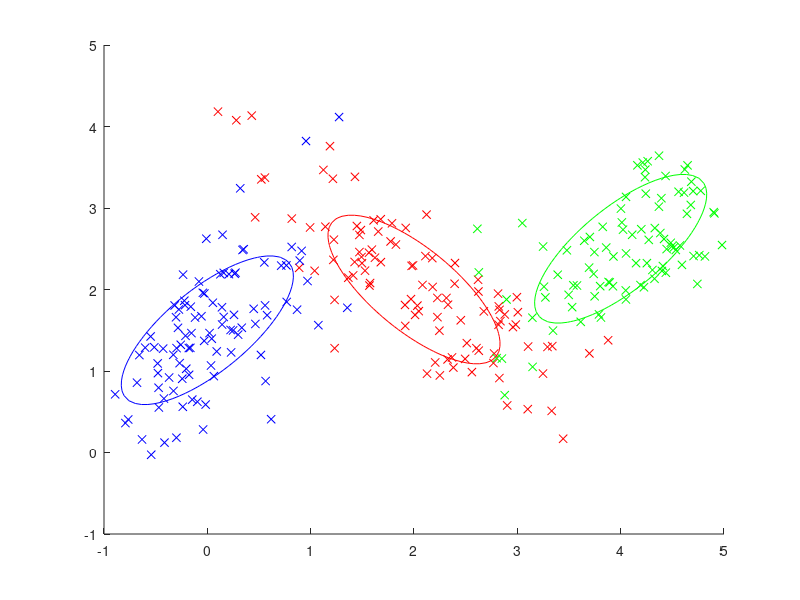

Source code (MATLAB):
## https://de.mathworks.com/help/stats/multivariate-normal-distribution.html
## https://de.mathworks.com/help/stats/mvnrnd.html
## https://de.mathworks.com/help/stats/mvnpdf.html
## https://de.mathworks.com/help/stats/mvncdf.html
## https://octave.sourceforge.io/statistics/function/mvnpdf.html
## https://octave.sourceforge.io/statistics/function/mvncdf.html
## Sigmas: [1.0 0.5; 0.5 1.0], [1, 0.1; 0.1, 0.5], [0.25 0.3; 0.3 1], [0.9 0.4; 0.4 0.3], [1 1.5; 1.5 3]
## [cov (spread) x-axis, rotation; rotation, cov (spread) y-axis] <- must be symmertric i.e. rotation must be equal
## rotation can be negative
## Geometrix Interpretation: https://www.visiondummy.com/2014/04/geometric-interpretation-covariance-matrix/
function expmax
  mu1 = [2 2];
  sigma1 = [5 -4; -4 6] / 10;
  cloud1 = mvnrnd (mu1, sigma1, 100);
  
  mu2 = [4 2.5];
  sigma2 = [5 4; 4 6] / 10;
  cloud2 = mvnrnd (mu2, sigma2, 100);
  
  mu3 = [0 1.5];
  sigma3 = [5 4; 4 6] / 10;
  cloud3 = mvnrnd (mu3, sigma3, 100);
  
  scatterplot (cloud1, "r");
  scatterplot (cloud2, "g");
  scatterplot (cloud3, "b");  
  
  contourplot (mu1, sigma1, "r");
  contourplot (mu2, sigma2, "g");
  contourplot (mu3, sigma3, "b");
  
  hold off
endfunction

function scatterplot (XY, color)
  scatter (XY(:, 1), XY(:, 2), color, "x");
  if (!ishold())   
    hold on
  endif;
endfunction

function contourplot (mu, sigma, color)
  [X, Y] = meshgrid (linspace (-1, 5, 100));
  XY = [X(:) Y(:)];
  Z = mvnpdf (XY, mu, sigma);
  Z = reshape (Z, size (X));
  contour (X, Y, Z, 1, color);
  if (!ishold())   
    hold on
  endif;
endfunction
